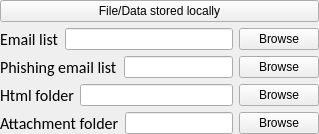
        <widget class="QWidget" name="loadFiles" native="true">
         <layout class="QVBoxLayout" name="verticalLayout_4">
          <property name="leftMargin">
           <number>0</number>
          </property>
          <property name="topMargin">
           <number>0</number>
          </property>
          <property name="rightMargin">
           <number>0</number>
          </property>
          <property name="bottomMargin">
           <number>0</number>
          </property>
          <item>
           <widget class="QPushButton" name="FilesLocationBtn">
            <property name="text">
             <string>File/Data stored locally</string>
            </property>
           </widget>
          </item>
          <item>
           <layout class="QHBoxLayout" name="loadE">
            <item>
             <widget class="QLabel" name="label_3">
              <property name="font">
               <font>
                <family>Calibri</family>
                <pointsize>12</pointsize>
               </font>
              </property>
              <property name="text">
               <string>Email list</string>
              </property>
             </widget>
            </item>
            <item>
             <widget class="QLineEdit" name="emailPath">
              <property name="readOnly">
               <bool>false</bool>
              </property>
             </widget>
            </item>
            <item>
             <widget class="QPushButton" name="BrowseBtn_E">
              <property name="text">
               <string>Browse</string>
              </property>
             </widget>
            </item>
           </layout>
          </item>
          <item>
           <layout class="QHBoxLayout" name="loadP">
            <item>
             <widget class="QLabel" name="label_4">
              <property name="font">
               <font>
                <family>Calibri</family>
                <pointsize>12</pointsize>
               </font>
              </property>
              <property name="text">
               <string>Phishing email list</string>
              </property>
             </widget>
            </item>
            <item>
             <widget class="QLineEdit" name="pEmailPath">
              <property name="readOnly">
               <bool>false</bool>
              </property>
             </widget>
            </item>
            <item>
             <widget class="QPushButton" name="BrowseBtn_P">
              <property name="text">
               <string>Browse</string>
              </property>
             </widget>
            </item>
           </layout>
          </item>
          <item>
           <layout class="QHBoxLayout" name="load1_4">
            <item>
             <widget class="QLabel" name="label_5">
              <property name="font">
               <font>
                <family>Calibri</family>
                <pointsize>12</pointsize>
               </font>
              </property>
              <property name="text">
               <string>Html folder</string>
              </property>
             </widget>
            </item>
            <item>
             <widget class="QLineEdit" name="htmlPath">
              <property name="readOnly">
               <bool>false</bool>
              </property>
             </widget>
            </item>
            <item>
             <widget class="QPushButton" name="BrowseBtn_H">
              <property name="text">
               <string>Browse</string>
              </property>
             </widget>
            </item>
           </layout>
          </item>
          <item>
           <layout class="QHBoxLayout" name="loadA">
            <item>
             <widget class="QLabel" name="label_2">
              <property name="font">
               <font>
                <family>Calibri</family>
                <pointsize>12</pointsize>
               </font>
              </property>
              <property name="text">
               <string>Attachment folder</string>
              </property>
             </widget>
            </item>
            <item>
             <widget class="QLineEdit" name="attachmentPath">
              <property name="readOnly">
               <bool>false</bool>
              </property>
             </widget>
            </item>
            <item>
             <widget class="QPushButton" name="BrowseBtn_A">
              <property name="text">
               <string>Browse</string>
              </property>
             </widget>
            </item>
           </layout>
          </item>
         </layout>
        </widget>
